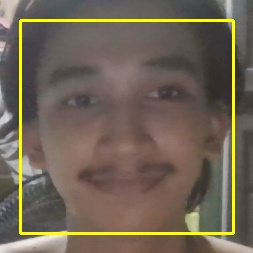
#> input picture known_faces/rovic.jpg, 253 x 253 px
$ python -i opencv_face_detector.py   (imports and definitions only)
#> lines starting #> are read from the running program, lines starting #| are printed output that depends on the picture
"""
Alternative face detection using only OpenCV (no dlib dependency)
This provides basic face detection for systems where face-recognition library can't be installed
"""

import cv2
import numpy as np
import os
import hashlib
from pathlib import Path

class SimpleFaceDetector:
    """Simple face detector using OpenCV without external dependencies"""

    def __init__(self):
        # Load Haar cascade for face detection
        self.face_cascade = cv2.CascadeClassifier(cv2.data.haarcascades + 'haarcascade_frontalface_default.xml')

    def detect_face(self, image):
        """
        Detect faces in image
        Returns: list of (x, y, w, h) rectangles
        """
        gray = cv2.cvtColor(image, cv2.COLOR_BGR2GRAY)
        faces = self.face_cascade.detectMultiScale(
            gray,
            scaleFactor=1.1,
            minNeighbors=5,
            minSize=(60, 60),
            flags=cv2.CASCADE_SCALE_IMAGE
        )
        return faces

    def extract_face_features(self, image, face_rect):
        """
        Extract simple features from face region
        This is a basic implementation - not as accurate as face_recognition library
        """
        x, y, w, h = face_rect
        face_roi = image[y:y+h, x:x+w]

        # Resize face to standard size
        face_roi = cv2.resize(face_roi, (100, 100))

        # Convert to grayscale and normalize
        gray_face = cv2.cvtColor(face_roi, cv2.COLOR_BGR2GRAY)

        # Calculate histogram as feature vector
        hist = cv2.calcHist([gray_face], [0], None, [256], [0, 256])
        hist = hist.flatten()

        # Normalize histogram
        hist = hist / (hist.sum() + 1e-7)

        return hist

    # [49 lines left out: functions compare_faces, register_face, not called in this run]

    def recognize_face(self, image_path, threshold=0.65):
        """
        Recognize face in image against registered faces
        """
#> called with image_path = 'known_faces/rovic.jpg', threshold = 0.65
        try:
            # Read image
            image = cv2.imread(image_path)
#> image is the input picture: shape (253, 253, 3); mean B, G, R 84.8, 99.8, 111.9
            if image is None:
                return None, "Could not read image"

            # Detect faces
            faces = self.detect_face(image)
#> in detect_face, `gray = cv2.cvtColor(image, cv2.COLOR_BGR2GRAY)`:
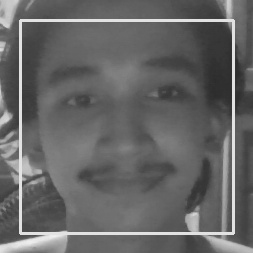
#> gray: shape (253, 253); min 43, max 239, mean 101.7
#> in detect_face, `faces = self.face_cascade.detectMultiScale( gray, scaleFactor=1.1, min..`: faces = [[20, 21, 209, 209]]
#> faces = [[20, 21, 209, 209]]

            if len(faces) == 0:
                return None, "No face detected"

            # Get the largest face
            largest_face = max(faces, key=lambda rect: rect[2] * rect[3])
#> largest_face = [20, 21, 209, 209]
            test_features = self.extract_face_features(image, largest_face)
#> in extract_face_features, `x, y, w, h = face_rect`: x = 20; y = 21; w = 209
#> in extract_face_features, `face_roi = image[y:y+h, x:x+w]`:
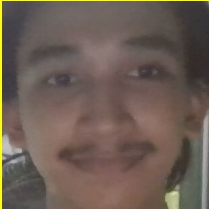
#> face_roi: shape (209, 209, 3); mean B, G, R 84.3, 93.5, 108.5
#> in extract_face_features, `face_roi = cv2.resize(face_roi, (100, 100))`:
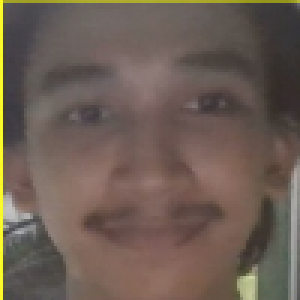
#> face_roi: shape (100, 100, 3) (shown 3 times larger); mean B, G, R 84.2, 93.5, 108.4
#> in extract_face_features, `gray_face = cv2.cvtColor(face_roi, cv2.COLOR_BGR2GRAY)`:
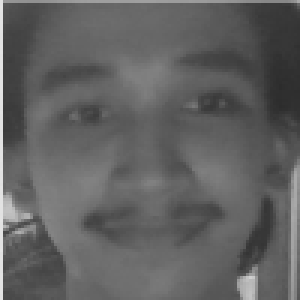
#> gray_face: shape (100, 100) (shown 3 times larger); min 44, max 229, mean 96.9
#> in extract_face_features, `hist = cv2.calcHist([gray_face], [0], None, [256], [0, 256])`: hist = 256 values, max 313 at index 102, min 0 at index 0, mean 39.06
#> in extract_face_features, `hist = hist / (hist.sum() + 1e-7)`: hist = 256 values, max 0.0313 at index 102, min 0 at index 0, mean 0.00391
#> test_features has the same summary as hist in extract_face_features

            # Load all registered face features
            features_dir = Path("face_features")
            if not features_dir.exists():
                return None, "No registered faces found"

            best_match = None
            best_similarity = 0

            for features_file in features_dir.glob("*_features.npy"):
                try:
                    stored_features = np.load(features_file)
                    similarity = self.compare_faces(test_features, stored_features)

                    if similarity > best_similarity:
                        best_similarity = similarity
                        student_id = features_file.stem.replace('_features', '')
                        best_match = student_id

                except Exception as e:
                    print(f"Error loading features from {features_file}: {e}")
                    continue

            if best_match and best_similarity >= threshold:
                return best_match, f"Match found with {best_similarity:.2f} confidence"
            else:
                return None, f"No match found (best similarity: {best_similarity:.2f})"

        except Exception as e:
            return None, f"Error recognizing face: {str(e)}"

# Global instance
simple_detector = SimpleFaceDetector()

# [43 lines left out: functions fallback_face_registration, fallback_face_recognition, not called in this run]

>>> result = SimpleFaceDetector().recognize_face('known_faces/rovic.jpg')
